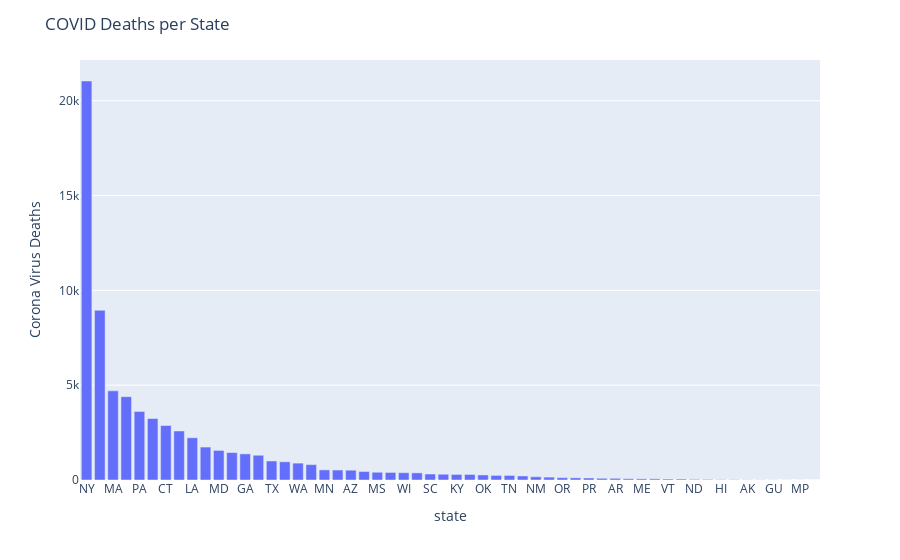

Source (notebook cell):
### Code cell
# Bar chart of COVID-19 deaths per state
deaths = df_states_current[["state","death"]]
figure = px.bar(deaths, x = "state", y = "death", labels = {'death':'Corona Virus Deaths'})
figure.update_layout(title = 'COVID Deaths per State',xaxis = {'categoryorder':'total descending'})
figure.show()

### Figure 1 — Plotly figure (JSON) as saved in the notebook; plotly's stock layout.template omitted (floating-point values rounded to 4 significant figures)
{"data": [{"alignmentgroup": "True", "hoverlabel": {"namelength": 0}, "hovertemplate": "state=%{x}<br>Corona Virus Deaths=%{y}", "legendgroup": "", "marker": {"color": "#636efa"}, "name": "", "offsetgroup": "", "orientation": "v", "showlegend": false, "textposition": "auto", "type": "bar", "x": ["AK", "AL", "AR", "AZ", "CA", "CO", "CT", "DC", "DE", "FL", "GA", "HI", "IA", "ID", "IL", "IN", "KS", "KY", "LA", "MA", "MD", "ME", "MI", "MN", "MO", "MS", "MT", "NC", "ND", "NE", "NH", "NJ", "NM", "NV", "NY", "OH", "OK", "OR", "PA", "RI", "SC", "SD", "TN", "TX", "UT", "VA", "VT", "WA", "WI", "WV", "WY", "PR", "AS", "GU", "MP", "VI"], "xaxis": "x", "y": [10, 375, 88, 517, 2585, 961, 2874, 304, 213, 1738, 1377, 17, 243, 67, 3241, 1447, 152, 294, 2227, 4702, 1560, 63, 4393, 534, 449, 409, 16, 527, 33, 90, 114, 8952, 172, 293, 21045, 1306, 266, 124, 3616, 399, 316, 31, 241, 1004, 61, 812, 53, 891, 384, 51, 7, 107, 0, 5, 2, 4], "yaxis": "y"}], "layout": {"barmode": "relative", "legend": {"tracegroupgap": 0}, "margin": {"t": 60}, "title": {"text": "COVID Deaths per State"}, "xaxis": {"anchor": "y", "categoryorder": "total descending", "domain": [0, 1], "title": {"text": "state"}}, "yaxis": {"anchor": "x", "domain": [0, 1], "title": {"text": "Corona Virus Deaths"}}}}
